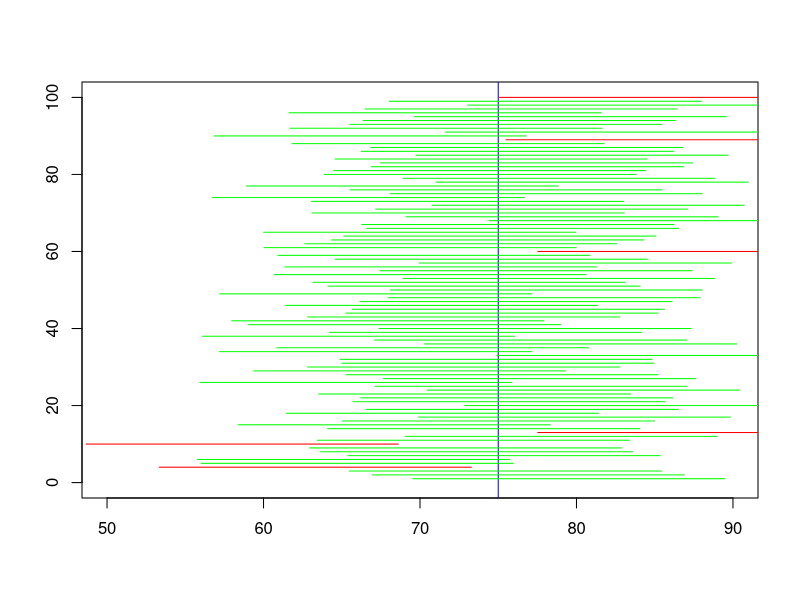

This figure's R source:
#1
x = rnorm(25, mean=75, sd=25)
#2
avg = mean(x)
std = sd(x)
#3
quant = as.numeric(quantile(rnorm(999,0,1), 0.975))
#4
#confidencelower = avg - quant*std/sqrt(25)
#confidenceupper = avg + quant*std/sqrt(25)

confidencelower = avg - quant*25/sqrt(25)
confidenceupper = avg + quant*25/sqrt(25)

plot(c(50,90),c(0,100), type="n", xlab="", ylab="")
populationmean=75
abline(v=populationmean, col="blue")

for (i in 1:100)
{ 
    x = rnorm(25, mean=75, sd=25)
    avg = mean(x)
    std = sd(x)
    confidencelower = avg - quant*25/sqrt(25)
    confidenceupper = avg + quant*25/sqrt(25)
 
    if(populationmean <= confidenceupper & populationmean >= confidencelower)
    {
        #green
        segments(x0=confidencelower,y0=i, x1=confidenceupper, y1=i, col="green")
    } else
    {
        #red
        segments(x0=confidencelower,y0=i, x1=confidenceupper, y1=i, col="red")
    }
}